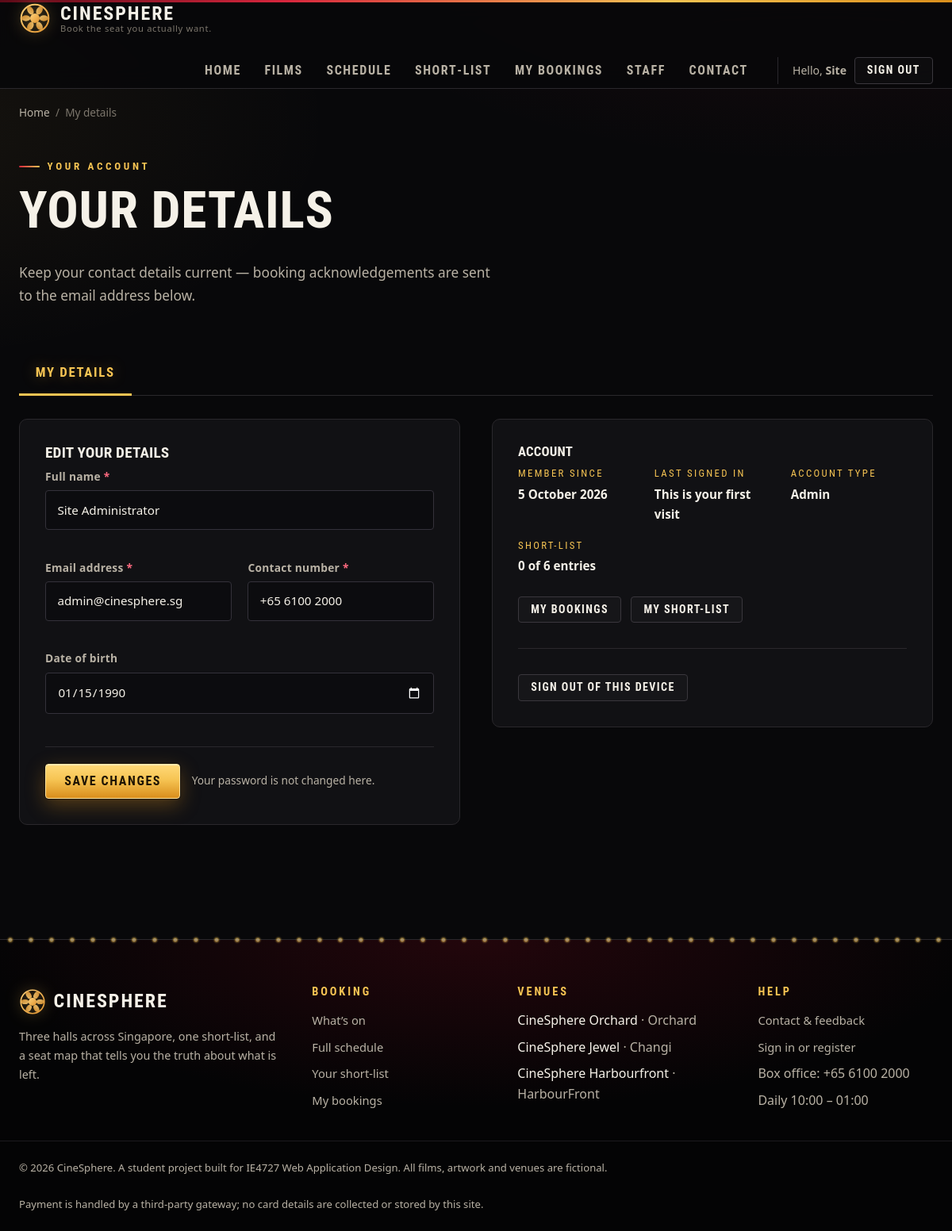
The app's page /account.php (signed in) with its own data.
### tables this page shows
CREATE TABLE users (
    user_id       INT AUTO_INCREMENT PRIMARY KEY,
    full_name     VARCHAR(80)  NOT NULL,
    email         VARCHAR(120) NOT NULL,
    phone         VARCHAR(20)  NOT NULL,
    password_hash VARCHAR(255) NOT NULL,
    birth_date    DATE         DEFAULT NULL,
    role          ENUM('customer','admin') NOT NULL DEFAULT 'customer',
    is_active     TINYINT(1)   NOT NULL DEFAULT 1,
    created_at    DATETIME     NOT NULL DEFAULT CURRENT_TIMESTAMP,
    last_login    DATETIME     DEFAULT NULL,
    CONSTRAINT uq_users_email UNIQUE (email)
);

CREATE TABLE cinemas (
    cinema_id   INT AUTO_INCREMENT PRIMARY KEY,
    name        VARCHAR(80)  NOT NULL,
    location    VARCHAR(80)  NOT NULL,
    address     VARCHAR(200) NOT NULL,
    phone       VARCHAR(20)  NOT NULL,
    opening_hrs VARCHAR(60)  NOT NULL DEFAULT '10:00 - 01:00 daily'
);

### account.php (the view, shortened to what the rows shown need)
<?php
require_once __DIR__ . '/includes/auth.php';
$me  = current_user();
$tab = (string) ($_GET['tab'] ?? ($me ? 'details' : 'login'));
$log   = take_form('login');
$det   = take_form('details');
$logE  = $log['errors'];  $logO = $log['old'];
$detE  = $det['errors'];  $detO = $det['old'];
require __DIR__ . '/includes/header.php';
?>
<section class="section-tight">
  <div class="container">
    <h1><?= $me ? 'Your details' : 'Sign in or create an account' ?></h1>
  </div>
</section>
<div class="container" style="padding-bottom:4rem;">
<?php if ($tab === 'login'): ?>
  <div class="grid grid-2" style="gap:2.5rem;align-items:start;">
    <div class="card card-pad-lg">
      <h2 style="font-size:1.2rem;">Sign in</h2>
      <p class="notice notice-error form-summary" <?= $logE ? '' : 'hidden' ?>>
        <?= $logE ? e(reset($logE)) : '' ?>
      </p>
      <form method="post" action="process_login.php" data-validate>
        <?= csrf_field() ?>
        <div class="form-grid">
          <div class="field field-wide <?= isset($logE['email']) ? 'has-error' : '' ?>">
            <label for="l-email">Email address <span class="req">*</span></label>
            <input type="email" name="email" id="l-email"
                   value="<?= e($logO['email'] ?? '') ?>"
                   required maxlength="120" autocomplete="email"
                   placeholder="you@example.com"
                   data-check="email">
            <span class="error"><?= e($logE['email'] ?? '') ?></span>
          </div>
          <div class="field field-wide <?= isset($logE['password']) ? 'has-error' : '' ?>">
            <label for="l-pass">Password <span class="req">*</span></label>
            <input type="password" name="password" id="l-pass"
                   required maxlength="64" autocomplete="current-password"
                   data-check="required">
            <span class="error"><?= e($logE['password'] ?? '') ?></span>
          </div>
          <div class="field field-wide">
            <label class="check-row">
              <input type="checkbox" name="remember" value="1"
                     <?= !empty($logO['remember']) ? 'checked' : '' ?>>
              <span>Keep me signed in on this computer</span>
            </label>
          </div>
        </div>
        <div class="form-actions">
          <button type="submit" class="btn btn-primary btn-lg" data-busy="Signing in&hellip;">
            Sign in
          </button>
          <span class="small muted">
            No account yet? <a href="account.php?tab=register">Create one</a>.
          </span>
        </div>
      </form>
    </div>
    <div class="card card-pad-lg">
      <h2 style="font-size:1.05rem;">Try it without registering</h2>
      <p class="small muted">
        This is a coursework build, so it ships with two accounts already in
        the database. Both are ordinary rows in the <code>users</code> table
        with bcrypt-hashed passwords.
      </p>
      <div class="table-wrap" style="margin-top:1rem;">
        <table class="data" style="min-width:auto;">
          <thead>
            <tr>
              <th scope="col">Role</th>
              <th scope="col">Email</th>
              <th scope="col">Password</th>
            </tr>
          </thead>
          <tbody>
            <tr>
              <td>Customer</td>
              <td><code>demo@cinesphere.sg</code></td>
              <td><code>Demo@123</code></td>
            </tr>
            <tr>
              <td>Staff</td>
              <td><code>admin@cinesphere.sg</code></td>
              <td><code>Admin@123</code></td>
            </tr>
          </tbody>
        </table>
      </div>
      <p class="small muted" style="margin-top:1rem;margin-bottom:0;">
        The staff account also unlocks the Staff page, where films and
        screenings are added and feedback is triaged.
      </p>
    </div>
  </div>
<!-- ==================================================================
     REGISTER
     ================================================================== -->
<?php else: ?>
  <div class="grid grid-2" style="gap:2.5rem;align-items:start;">
    <div class="card card-pad-lg">
      <h2 style="font-size:1.2rem;">Edit your details</h2>
      <form method="post" action="process_account.php" data-validate>
        <div class="form-grid">
          <div class="field field-wide <?= isset($detE['full_name']) ? 'has-error' : '' ?>">
            <label for="d-name">Full name <span class="req">*</span></label>
            <input type="text" name="full_name" id="d-name"
                   value="<?= e($detO['full_name'] ?? $me['full_name']) ?>"
                   required minlength="3" maxlength="80" data-check="name">
            <span class="error"><?= e($detE['full_name'] ?? '') ?></span>
          </div>
          <div class="field <?= isset($detE['email']) ? 'has-error' : '' ?>">
            <label for="d-email">Email address <span class="req">*</span></label>
            <input type="email" name="email" id="d-email"
                   value="<?= e($detO['email'] ?? $me['email']) ?>"
                   required maxlength="120" data-check="email">
            <span class="error"><?= e($detE['email'] ?? '') ?></span>
          </div>
          <div class="field <?= isset($detE['phone']) ? 'has-error' : '' ?>">
            <label for="d-phone">Contact number <span class="req">*</span></label>
            <input type="tel" name="phone" id="d-phone"
                   value="<?= e($detO['phone'] ?? $me['phone']) ?>"
                   required maxlength="20"
                   pattern="[+]?[0-9 \-()]{8,20}" data-check="phone">
            <span class="error"><?= e($detE['phone'] ?? '') ?></span>
          </div>
          <div class="field field-wide <?= isset($detE['birth_date']) ? 'has-error' : '' ?>">
            <label for="d-dob">Date of birth</label>
            <input type="date" name="birth_date" id="d-dob"
                   value="<?= e($detO['birth_date'] ?? ($me['birth_date'] ?? '')) ?>"
                   max="<?= e(date('Y-m-d')) ?>" data-check="birthdate">
            <span class="error"><?= e($detE['birth_date'] ?? '') ?></span>
          </div>
        </div>
        <div class="form-actions">
          <button type="submit" class="btn btn-primary" data-busy="Saving&hellip;">
            Save changes
          </button>
          <span class="small muted">Your password is not changed here.</span>
        </div>
      </form>
    </div>
    <div class="card card-pad-lg">
      <h2 style="font-size:1.05rem;">Account</h2>
      <dl class="spec-list" style="border:0;padding:0;margin-top:0;">
        <div><dt>Member since</dt>
          <dd><?= e(date('j F Y', strtotime($me['created_at']))) ?></dd></div>
        <div><dt>Last signed in</dt>
          <dd><?= $me['last_login']
                ? e(date('j M Y, g:i A', strtotime($me['last_login'])))
                : 'This is your first visit' ?></dd></div>
        <div><dt>Account type</dt>
          <dd><?= e(ucfirst($me['role'])) ?></dd></div>
        <div><dt>Short-list</dt>
          <dd><?= preference_count((int) $me['user_id']) ?> of <?= (int) MAX_PREFERENCES ?> entries</dd></div>
      </dl>
      <div class="btn-row" style="margin-top:1.4rem;">
        <a class="btn btn-ghost btn-sm" href="mybookings.php">My bookings</a>
        <a class="btn btn-ghost btn-sm" href="preferences.php">My short-list</a>
      </div>
      <hr>
      <form method="post" action="logout.php">
        <button type="submit" class="btn btn-ghost btn-sm">Sign out of this device</button>
      </form>
    </div>
  </div>
<?php endif; ?>
</div>
<?php require __DIR__ . '/includes/footer.php'; ?>

### includes/header.php (shortened to what the rows shown need)
<?php
require_once __DIR__ . '/auth.php';
$me         = current_user();
?>
<!DOCTYPE html>
<html lang="en">
<head>
<link rel="stylesheet" href="css/style.css?v=<?= (int) filemtime(__DIR__ . '/../css/style.css') ?>">
</head>
<body>
<header class="site-header">
  <div class="container header-inner">
    <nav id="site-navigation" class="site-nav" aria-label="Main">
      <div class="nav-account">
        <?php if ($me): ?>
          <span class="who">Hello, <strong><?= e(explode(' ', $me['full_name'])[0]) ?></strong></span>
          <form method="post" action="logout.php" class="inline-form">
            <button type="submit" class="btn btn-ghost btn-sm">Sign out</button>
          </form>
        <?php else: ?>
          <a class="btn btn-ghost btn-sm" href="account.php">Sign in</a>
          <a class="btn btn-primary btn-sm" href="account.php?tab=register">Register</a>
        <?php endif; ?>
      </div>
    </nav>
  </div>
</header>
<main id="main">

### includes/footer.php (shortened to what the rows shown need)
</main>
<footer class="site-footer">
  <div class="container footer-grid">
    <div class="footer-col">
      <ul class="plain">
<?php
require_once __DIR__ . '/functions.php';
foreach (db_all('SELECT name, location FROM cinemas ORDER BY cinema_id') as $c): ?>
        <li><?= e($c['name']) ?> <span class="muted">&middot; <?= e($c['location']) ?></span></li>
<?php endforeach; ?>
      </ul>
    </div>
  </div>
</footer>
</body>
</html>

### records on screen
users: full_name "Site", full_name "Site Administrator", email "admin@cinesphere.sg", phone "+65 6100 2000", birth_date "01/15/1990", created_at "5 October 2026", role "Admin"
cinemas: name "CineSphere Orchard", location "Orchard"
cinemas: name "CineSphere Jewel", location "Changi"
cinemas: name "CineSphere Harbourfront", location "HarbourFront"

### other values on screen
SITE_NAME "CINESPHERE"
SITE_TAGLINE "Book the seat you actually want."
preference_count((int) $me['user_id']) "0"
MAX_PREFERENCES "6"
SITE_NAME "CineSphere"
